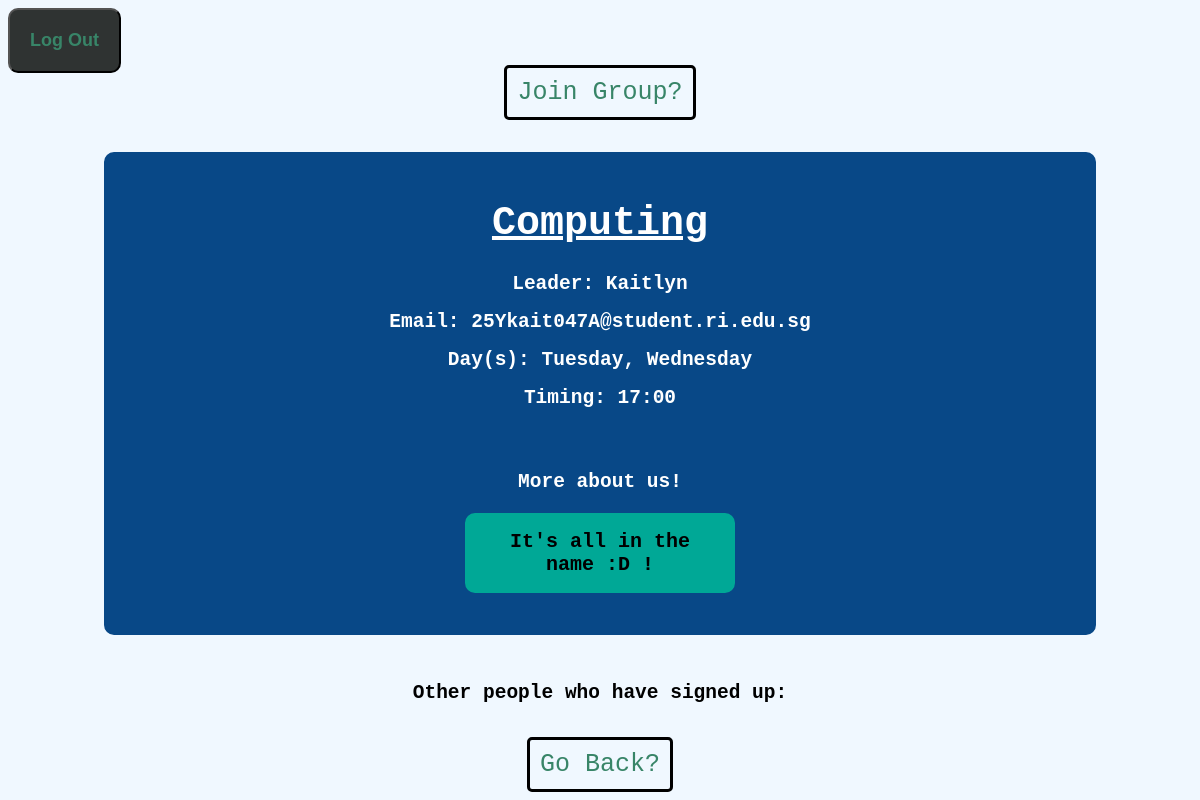
Before: /Group/Computing with the older database file.
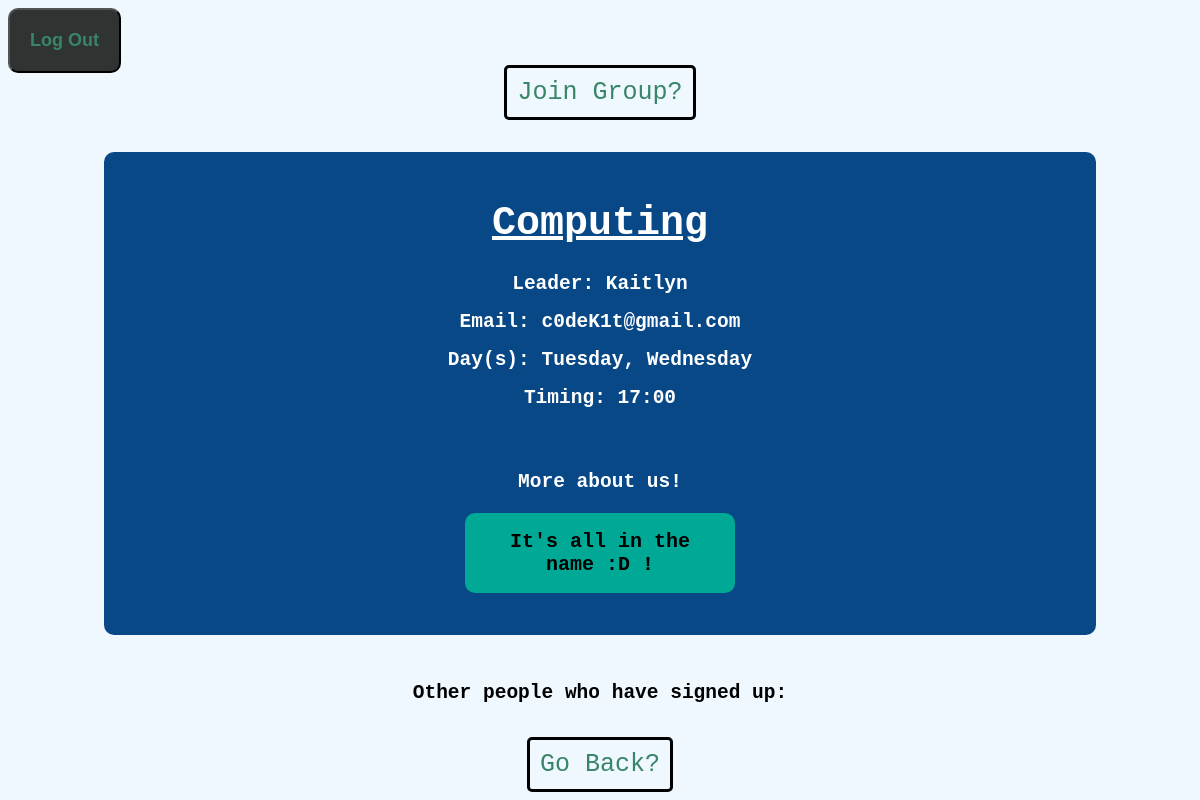
After: the same page with the newer database file.
### tables this page shows
CREATE TABLE "Students" (
	`ID`	INTEGER UNIQUE,
	`Name`	TEXT,
	`Email`	TEXT,
	`Password`	TEXT,
	`Phone`	TEXT,
	PRIMARY KEY(`ID`)
);

### app.py (the view)
@app.route('/Group/<name>')
def showInfo(name):
    info['currentGrp'] = name
    daysD = {'M':"Monday",'T':'Tuesday','W':'Wednesday','Th':'Thursday','F':'Friday'}
    days = ''
    db = sqlite3.connect('database.db')
    filt = "%" + name + "%" # To deal with annoying group names, presume someone is not going to create a group with a near exact replica of another's name
    cursor = db.execute('Select * from Groups where Name like ?', (filt,))
    lst = cursor.fetchone()
    gName = lst[1]
    time = lst[4]
    cat = lst[5]
    summary = lst[6]
    day = lst[3].split(',')
    for item in day:
        days += daysD[item]
        days += ', '
    lID = lst[2]
    cursor = db.execute('Select Name,Email from Students where ID like ?', (lID,))
    sID = cursor.fetchone()
    db.close()
    if len(info['currentUser']) == 2: # to ensure its a logged in User
        current = info['currentUser'][1]
    else:
        current = "None"
    return render_template('group.html', name=name, days=days[:-2], timing = time, summary = summary, leader = sID[0], email = sID[1], curr=current, signUp = lst[7])

### templates/group.html (shortened to what this page needs)
<!DOCTYPE html>
<html>
<head>
	<link rel="stylesheet"
	href='../static/style.css'>
</head>
<body>
	<button class='logout'><a href='/LogOut'> Log Out </a></button>
	{% if curr == leader %}
		<a href='/Update' class = 'return'>Update Group Information?</a>
	{% else %}
		{% if curr in signUp %}
			<a href='/leave' class='return'>Leave Group?</a>
		{% else %}
			<a href='/Join' class = 'return'>Join Group?</a>
		{% endif %}
	{% endif %}
	<br></br>
	<br></br>
	<div class = 'grp'>
		<h1><u>{{ name }}</u></h1>
		<h2> Leader: {{ leader }} </h2>
		<h2> Email: {{ email }}
		<h2> Day(s): {{ days }}</h2>
		<h2> Timing: {{ timing }}</h2>
		<br></br>
		<h2> More about us! </h2>
		<h3 class='info'> {{ summary }} </h3>
	</div>
	<br></br>
	<h2> Other people who have signed up: {{ signUp }} </h2>
	<a href='/Find' class='return'>Go Back?</a>
</body>
</html>

Changed rows visible on the page:
changed Students "Kaitlyn": Email "25Ykait047A@student.ri.edu.sg" → "c0deK1t@gmail.com"
